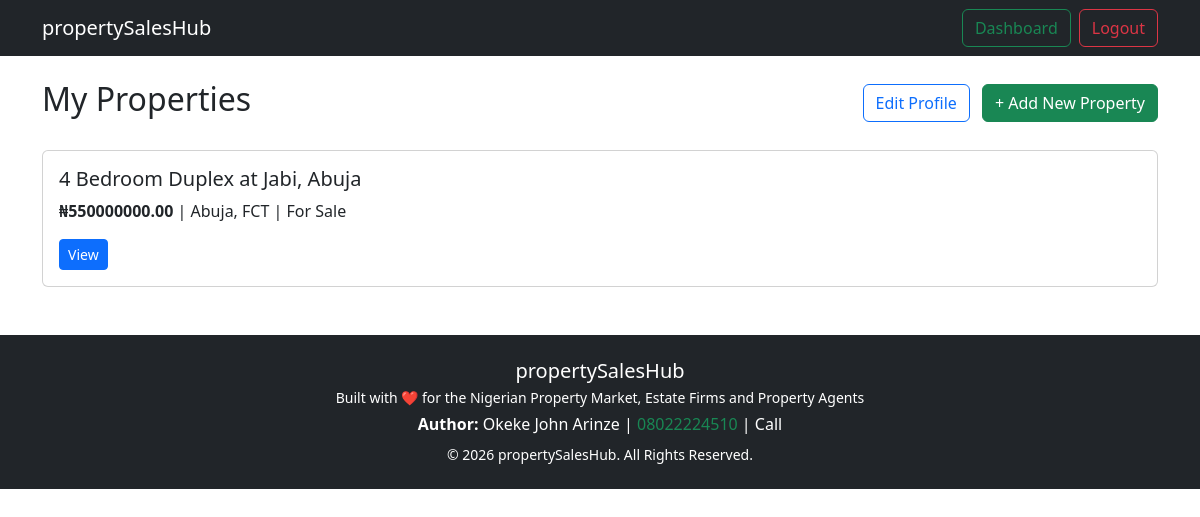
Screenshot of /agents/dashboard/ (signed in) with the database file from the repository.
### properties/models.py (models this page shows, shortened)
class Property(models.Model):
    PROPERTY_TYPES = [
        ('sale', 'For Sale'),
        ('rent', 'For Rent'),
    ]
    agent = models.ForeignKey(User, on_delete=models.CASCADE, null=True, blank=True)
    title = models.CharField(max_length=200)
    description = models.TextField()
    price = models.DecimalField(max_digits=12, decimal_places=2)
    state = models.CharField(max_length=50)
    city = models.CharField(max_length=100)
    property_type = models.CharField(max_length=10, choices=PROPERTY_TYPES)
    bedrooms = models.IntegerField(default=1)
    bathrooms = models.IntegerField(default=1)
    image = models.ImageField(upload_to='properties/', blank=True, null=True)
    date_posted = models.DateTimeField(auto_now_add=True)

### agents/views.py (the view)
# urls.py: path('dashboard/', views.agent_dashboard, name='agent_dashboard'),
@login_required
def agent_dashboard(request):
    my_properties = Property.objects.filter(agent=request.user)
    return render(request, 'agents/agent_dashboard.html', {'properties': my_properties})

### agents/templates/agents/agent_dashboard.html
{% extends 'properties/base.html' %}
{% block content %}
<div class="d-flex justify-content-between align-items-center mb-4">
    <h2>My Properties</h2>
    <div>
        <a href="{% url 'edit_profile' %}" class="btn btn-outline-primary me-2">Edit Profile</a>
        <a href="{% url 'add_property' %}" class="btn btn-success">+ Add New Property</a>
    </div>
</div>
{% for property in properties %}
    <div class="card mb-3">
        <div class="card-body">
            <h5 class="card-title">{{ property.title }}</h5>
            <p class="card-text">
                <strong>₦{{ property.price }}</strong> | {{ property.city }}, {{ property.state }} | {{ property.get_property_type_display }}
            </p>
            <a href="{% url 'property_detail' property.pk %}" class="btn btn-sm btn-primary">View</a>
        </div>
    </div>
{% empty %}
    <div class="alert alert-info">
        You haven't added any properties yet. Click "Add New Property" to get started.
    </div>
{% endfor %}
{% endblock %}

### rows the page displays
Property: title "4 Bedroom Duplex at Jabi, Abuja", price "550000000.00", city "Abuja", state "FCT", property_type "For Sale"
